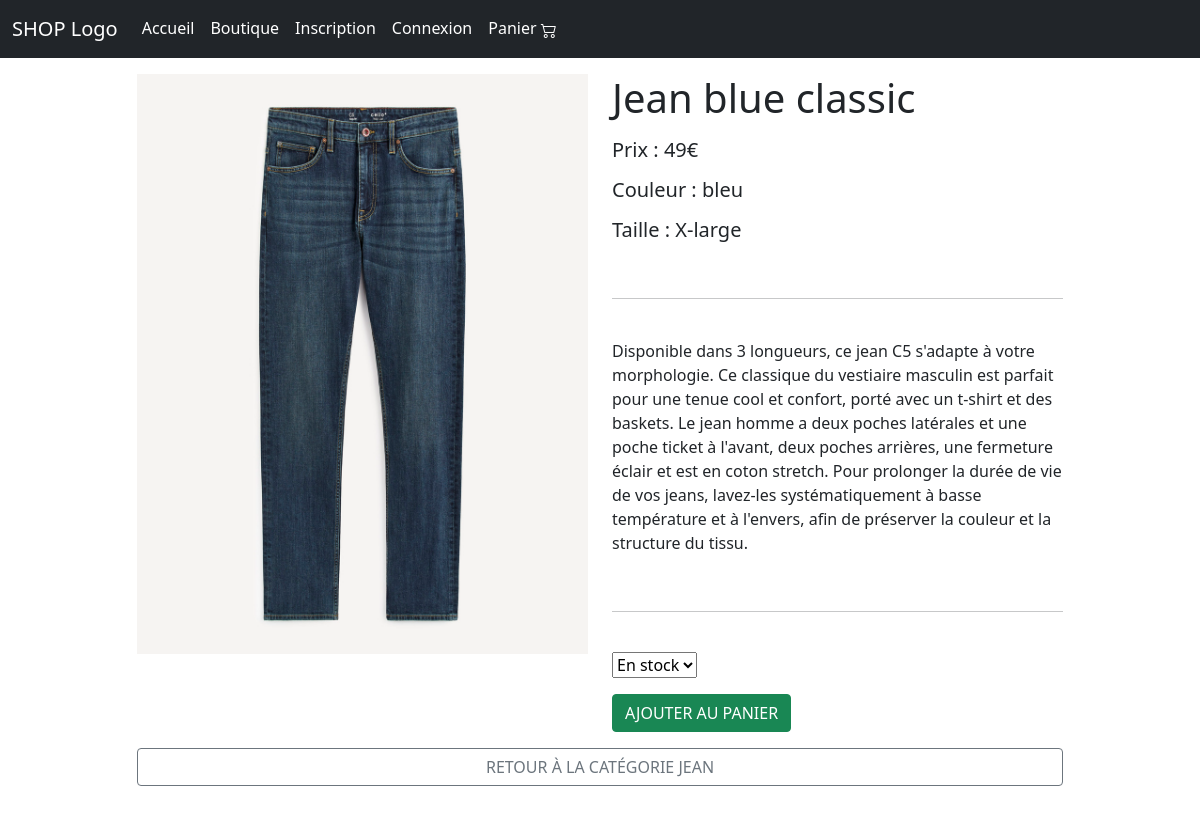
The page /produit.php?action=pageproduit&id_produit=23 on the database its author committed.
### tables this page shows
CREATE TABLE `produit` (
  `id_produit` int(3) NOT NULL,
  `reference` varchar(20) NOT NULL,
  `categorie` varchar(20) NOT NULL,
  `titre` varchar(100) NOT NULL,
  `description` text NOT NULL,
  `couleur` varchar(20) NOT NULL,
  `taille` varchar(10) NOT NULL,
  `genre` enum('m','f','mixte') NOT NULL,
  `photo` varchar(250) NOT NULL,
  `prix` int(6) NOT NULL,
  `stock` int(3) NOT NULL
);

### produit.php (the view, shortened to what this page needs)
<?php
require_once('./inc/init.php');
if(isset($_GET['action']) && $_GET['action'] == 'pageproduit'){
    if($id_produit = $_GET["id_produit"]){
        $id_produit =  $_GET['id_produit'];
        $r = $pdo->query("SELECT * FROM produit WHERE id_produit = $id_produit");
        if($r->rowCount()<=0){
            header('location:index.php');
            exit();
        }else{
            $productInfos = $r->fetch(PDO::FETCH_ASSOC);
        }
    }
}
require_once('./inc/header.inc.php');
require_once('./inc/nav.inc.php');
?>
<div class="container">
    <div class="row justify-content-center d=flex mt-3">
        <div class="col-5">
            <img src="http://<?php echo $productInfos['photo']; ?>" alt="image=produit" class="img-fluid">
        </div>
        <div class="col-5">
        <form action="panier.php" method="POST">
            <h1 class="mb-3"><?php echo $productInfos['titre']; ?></h1>
            <h5 class="mb-3">Prix : <?php echo $productInfos['prix']; ?>€</h5>
            <h5 class="mb-3">Couleur : <?php echo $productInfos['couleur']; ?></h5>
            <h5 class="mb-3">Taille : <?php echo $productInfos['taille']; ?></h5>
            <br>
            <hr>
            <br>
            <p class="mb-3"><?php echo $productInfos['description']; ?></p>
            <br>
            <hr>
            <br>
                <select name="quantite" id="quantite" class="mb-3" require>
                    <option selected>En stock</option>
                </select> <br>
                <input type="submit" name="ajoute_panier" class="mb=3 btn btn-success" value="AJOUTER AU PANIER">
            </form>
        </div>
        <div class="col-10">
            <a href="index.php?action=affichage&categorie=<?php echo $productInfos['categorie'];?>" type="button" class="btn btn-outline-secondary w-100 mt-3 mb-5 text-uppercase" > retour à la catégorie <?php echo $productInfos['categorie'];?> </a>
        </div>
    </div>
</div>
<?php  require_once('./inc/footer.inc.php'); ?>

### rows shown on the page
produit: photo (picture), titre "Jean blue classic", prix "49", couleur "bleu", taille "X-large", description "Disponible dans 3 longueurs, ce jean C5 s'adapte à votre morphologie. Ce classique du vestiaire masculin est parfait pour une tenue cool et confort, porté avec un t-shirt et des baskets. Le jean homme a deux poches latérales et une poche ticket à l'avant, deux poches arrières, une fermeture éclair et est en coton stretch. Pour prolonger la durée de vie de vos jeans, lavez-les systématiquement à basse température et à l'envers, afin de préserver la couleur et la structure du tissu.", categorie "JEAN"
